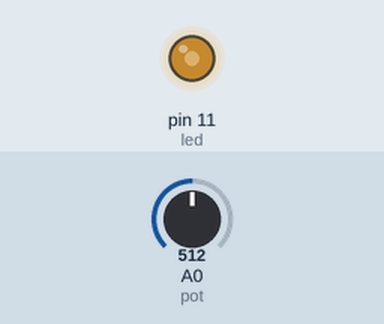
A sketch run on a simulated Arduino Uno, built with avr-gcc and run on an emulated ATmega328P. Shown: output pins drawn as LEDs (lit = HIGH). Inputs (shaded band) come from the test bench; at power-on: A0 (pot) = 512.

Above: at 1.2 s.
1.3 s: A0 (pot) set to 716
At 2.5 s:
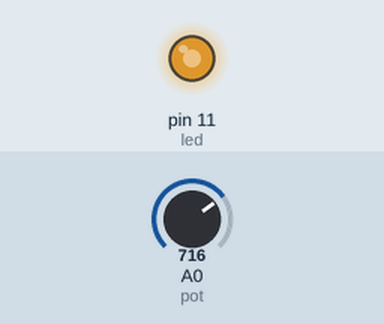
2.8 s: A0 (pot) set to 900
At 3.7 s:
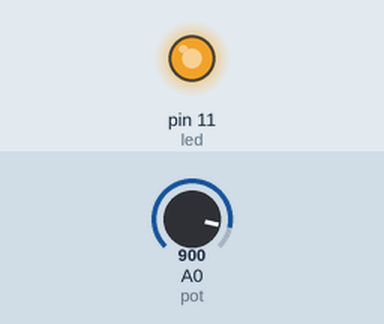
4.3 s: A0 (pot) set to 122
At 4.9 s:
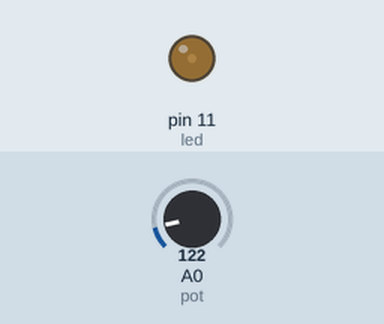
5.8 s: A0 (pot) set to 511
At 7.2 s:
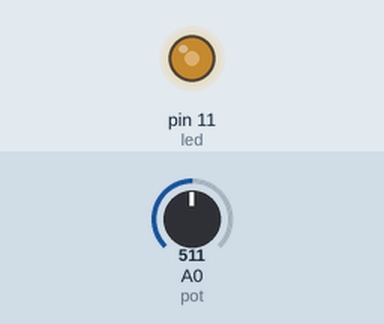
Timing chart, 0 to 8.3 s (numbered marks = the images above; inputs shaded):
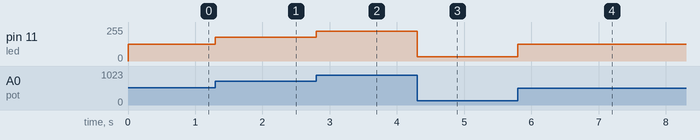

The sketch:

pot_led.ino
```cpp
int led = 11;
int pot = 0;
void setup() {
  pinMode(led, OUTPUT); // put your setup code here, to run once:

}

void loop() {
  int val = analogRead(pot);
  val = map(val, 1, 1024, 1, 255);
  analogWrite(led, val);

  // put your main code here, to run repeatedly:

}
```

Measured:
- after the input at 1.3 s, pin 11 (led): 127/255 → 178/255 at once
- after the input at 2.8 s, pin 11 (led): 178/255 → 224/255 at once
- after the input at 4.3 s, pin 11 (led): 224/255 → 31/255 at once
- after the input at 5.8 s, pin 11 (led): 31/255 → 127/255 at once
